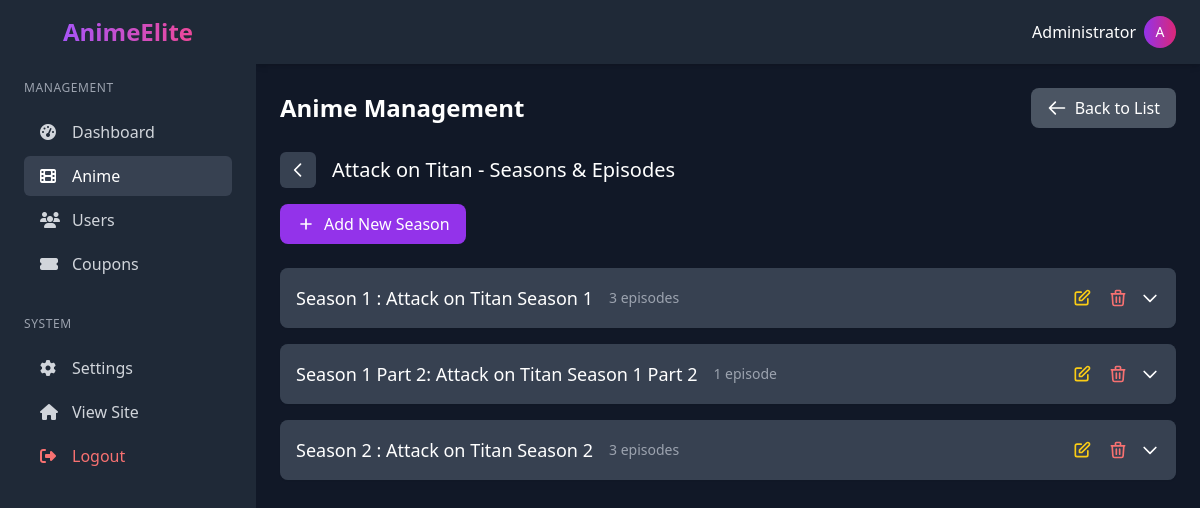
The page /admin/anime_management.php?action=seasons&id=1 (signed in) on the database its author committed.
### tables this page shows
CREATE TABLE IF NOT EXISTS users (
    id INT AUTO_INCREMENT PRIMARY KEY,
    username VARCHAR(50) NOT NULL UNIQUE,
    email VARCHAR(100) NOT NULL UNIQUE,
    password VARCHAR(255) NOT NULL,
    display_name VARCHAR(100),
    avatar VARCHAR(255),
    role ENUM('user', 'admin') DEFAULT 'user',
    created_at TIMESTAMP DEFAULT CURRENT_TIMESTAMP,
    updated_at TIMESTAMP DEFAULT CURRENT_TIMESTAMP ON UPDATE CURRENT_TIMESTAMP
);

CREATE TABLE IF NOT EXISTS anime (
    id INT AUTO_INCREMENT PRIMARY KEY,
    title VARCHAR(255) NOT NULL,
    description TEXT,
    cover_image VARCHAR(255),
    release_year VARCHAR(4),
    genres VARCHAR(255),
    status ENUM('ongoing', 'completed', 'upcoming') DEFAULT 'ongoing',
    created_at TIMESTAMP DEFAULT CURRENT_TIMESTAMP,
    updated_at TIMESTAMP DEFAULT CURRENT_TIMESTAMP ON UPDATE CURRENT_TIMESTAMP
);

CREATE TABLE IF NOT EXISTS seasons (
    id INT AUTO_INCREMENT PRIMARY KEY,
    anime_id INT NOT NULL,
    season_number INT NOT NULL,
    part_number INT DEFAULT 1,
    title VARCHAR(255),
    description TEXT,
    cover_image VARCHAR(255),
    release_year VARCHAR(4),
    created_at TIMESTAMP DEFAULT CURRENT_TIMESTAMP,
    updated_at TIMESTAMP DEFAULT CURRENT_TIMESTAMP ON UPDATE CURRENT_TIMESTAMP,
    FOREIGN KEY (anime_id) REFERENCES anime(id) ON DELETE CASCADE,
    UNIQUE KEY unique_season_part (anime_id, season_number, part_number)
);

### admin/anime_management.php (the view, shortened to what this page needs)
<?php
require_once 'includes/header.php';
$action = isset($_GET['action']) ? $_GET['action'] : 'list';
$anime_id = isset($_GET['id']) ? intval($_GET['id']) : 0;
?>
<div class="flex justify-between items-center mb-6">
    <h1 class="text-2xl font-semibold">Anime Management</h1>
    <?php if ($action === 'list'): ?>
    <a href="anime_management.php?action=add" class="bg-purple-600 hover:bg-purple-700 text-white font-medium py-2 px-4 rounded-lg transition-colors flex items-center">
        <svg class="w-5 h-5 mr-2" fill="none" stroke="currentColor" viewBox="0 0 24 24" xmlns="http://www.w3.org/2000/svg">
            <path stroke-linecap="round" stroke-linejoin="round" stroke-width="2" d="M12 6v6m0 0v6m0-6h6m-6 0H6"></path>
        </svg>
        Add New Anime
    </a>
    <?php else: ?>
    <a href="anime_management.php" class="bg-gray-600 hover:bg-gray-700 text-white font-medium py-2 px-4 rounded-lg transition-colors flex items-center">
        <svg class="w-5 h-5 mr-2" fill="none" stroke="currentColor" viewBox="0 0 24 24" xmlns="http://www.w3.org/2000/svg">
            <path stroke-linecap="round" stroke-linejoin="round" stroke-width="2" d="M10 19l-7-7m0 0l7-7m-7 7h18"></path>
        </svg>
        Back to List
    </a>
    <?php endif; ?>
</div>
<?php if ($action === 'seasons' && $anime_id > 0): ?>
<?php
try {
    $stmt = $pdo->prepare("SELECT * FROM anime WHERE id = ?");
    $stmt->execute([$anime_id]);
    if ($stmt->rowCount() === 0) {
        $error = "Anime not found.";
    } else {
        $anime = $stmt->fetch(PDO::FETCH_ASSOC);
        $stmt = $pdo->prepare("SELECT * FROM seasons WHERE anime_id = ? ORDER BY season_number ASC");
        $stmt->execute([$anime_id]);
        $seasons = $stmt->fetchAll(PDO::FETCH_ASSOC);
        foreach ($seasons as $key => $season) {
            $stmt = $pdo->prepare("SELECT COUNT(*) FROM episodes WHERE season_id = ?");
            $stmt->execute([$season['id']]);
            $seasons[$key]['episode_count'] = $stmt->fetchColumn();
        }
    }
} catch (PDOException $e) {
    $error = "Database error: " . $e->getMessage();
}
?>
<div class="mb-6">
    <div class="flex items-center mb-4">
        <a href="anime_management.php?action=edit&id=<?= $anime_id ?>" class="bg-gray-700 p-2 rounded-md hover:bg-gray-600 transition-colors mr-4">
            <svg class="w-5 h-5" fill="none" stroke="currentColor" viewBox="0 0 24 24" xmlns="http://www.w3.org/2000/svg">
                <path stroke-linecap="round" stroke-linejoin="round" stroke-width="2" d="M15 19l-7-7 7-7"></path>
            </svg>
        </a>
        <h2 class="text-xl font-medium"><?= htmlspecialchars($anime['title']) ?> - Seasons & Episodes</h2>
    </div>
    <div class="flex mb-4 space-x-4">
        <a href="#add-season-modal" onclick="openAddSeasonModal()" class="bg-purple-600 hover:bg-purple-700 text-white font-medium py-2 px-4 rounded-lg transition-colors flex items-center">
            <svg class="w-5 h-5 mr-2" fill="none" stroke="currentColor" viewBox="0 0 24 24" xmlns="http://www.w3.org/2000/svg">
                <path stroke-linecap="round" stroke-linejoin="round" stroke-width="2" d="M12 6v6m0 0v6m0-6h6m-6 0H6"></path>
            </svg>
            Add New Season
        </a>
    </div>
</div>
<?php if (empty($seasons)): ?>
<div class="bg-gray-800 p-12 rounded-lg text-center">
    <svg class="w-16 h-16 text-gray-600 mx-auto mb-4" fill="none" stroke="currentColor" viewBox="0 0 24 24" xmlns="http://www.w3.org/2000/svg">
        <path stroke-linecap="round" stroke-linejoin="round" stroke-width="2" d="M7 4v16M17 4v16M3 8h18M3 16h18"></path>
    </svg>
    <h3 class="text-xl font-medium text-gray-300 mb-2">No Seasons Yet</h3>
    <p class="text-gray-400 mb-6">Start by adding your first season to this anime.</p>
    <button onclick="openAddSeasonModal()" class="bg-purple-600 hover:bg-purple-700 text-white font-medium py-2 px-6 rounded-lg transition-colors">
        Add First Season
    </button>
</div>
<?php else: ?>
<div class="space-y-4">
    <?php foreach ($seasons as $season): ?>
    <div class="bg-gray-800 rounded-lg overflow-hidden shadow-sm" x-data="{ open: false }">
        <div @click="open = !open" class="flex justify-between items-center p-4 cursor-pointer bg-gray-700 hover:bg-gray-600 transition-colors">
            <div class="flex items-center">
                <span class="text-lg font-medium">
                    Season <?= htmlspecialchars($season['season_number']) ?>
                    <?= $season['part_number'] > 1 ? ' Part ' . htmlspecialchars($season['part_number']) : '' ?>:
                    <?= htmlspecialchars($season['title'] ?? 'Untitled') ?>
                </span>
                <span class="ml-4 text-sm text-gray-400"><?= $season['episode_count'] ?> episode<?= $season['episode_count'] !== 1 ? 's' : '' ?></span>
            </div>
            <div class="flex items-center">
                <button @click.stop="openEditSeasonModal(<?= $season['id'] ?>)" class="p-1 text-yellow-400 hover:text-yellow-300 mr-2">
                    <svg class="w-5 h-5" fill="none" stroke="currentColor" viewBox="0 0 24 24" xmlns="http://www.w3.org/2000/svg">
                        <path stroke-linecap="round" stroke-linejoin="round" stroke-width="2" d="M11 5H6a2 2 0 00-2 2v11a2 2 0 002 2h11a2 2 0 002-2v-5m-1.414-9.414a2 2 0 112.828 2.828L11.828 15H9v-2.828l8.586-8.586z"></path>
                    </svg>
                </button>
                <button @click.stop="if(confirm('Are you sure you want to delete this season? This will also delete all episodes in this season.')) window.location.href='anime_management.php?action=delete_season&id=<?= $season['id'] ?>&anime_id=<?= $anime_id ?>'" class="p-1 text-red-400 hover:text-red-300 mr-2">
                </button>
                <svg class="w-5 h-5 transform transition-transform" :class="open ? 'rotate-180' : ''" fill="none" stroke="currentColor" viewBox="0 0 24 24" xmlns="http://www.w3.org/2000/svg">
                    <path stroke-linecap="round" stroke-linejoin="round" stroke-width="2" d="M19 9l-7 7-7-7"></path>
                </svg>
            </div>
        </div>
    </div>
    <?php endforeach; ?>
</div>
<?php endif; ?>
<?php endif; ?>
<?php require_once 'includes/footer.php'; ?>

### admin/includes/header.php (shortened to what this page needs)
<?php
require_once '../config.php';
$admin_data = null;
try {
    $pdo = new PDO("mysql:host=$host;dbname=$dbname", $username, $password);
    $pdo->setAttribute(PDO::ATTR_ERRMODE, PDO::ERRMODE_EXCEPTION);
    $stmt = $pdo->prepare("SELECT id, username, email, display_name, avatar FROM users WHERE id = ? AND role = 'admin'");
    $stmt->execute([$_SESSION['user_id']]);
    $admin_data = $stmt->fetch(PDO::FETCH_ASSOC);
} catch (PDOException $e) {
    $error = "Database error: " . $e->getMessage();
}
$current_page = basename($_SERVER['PHP_SELF']);
?>
<!DOCTYPE html>
<html lang="en">
<head>
    <script src="https://cdn.tailwindcss.com"></script>
    <link rel="stylesheet" href="https://cdnjs.cloudflare.com/ajax/libs/font-awesome/6.4.0/css/all.min.css">
</head>
<body class="bg-gray-900 text-white min-h-screen flex">
    <div class="bg-gray-800 w-64 px-6 py-4 fixed h-full overflow-auto hidden md:block">
        <div class="flex items-center justify-center mb-8">
            <a href="index.php" class="text-2xl font-bold bg-gradient-to-r from-purple-500 to-pink-500 bg-clip-text text-transparent">AnimeElite</a>
        </div>
        <h2 class="text-xs uppercase text-gray-400 font-medium mb-4 tracking-wider">Management</h2>
        <nav class="mb-8">
            <a href="index.php" class="flex items-center py-2 px-4 text-gray-300 hover:text-white rounded-md mb-1 <?= $current_page === 'index.php' ? 'bg-gray-700 text-white' : '' ?>">
                <i class="fas fa-tachometer-alt w-5 mr-3"></i>
                <span>Dashboard</span>
            </a>
            <a href="anime_management.php" class="flex items-center py-2 px-4 text-gray-300 hover:text-white rounded-md mb-1 <?= $current_page === 'anime_management.php' ? 'bg-gray-700 text-white' : '' ?>">
                <i class="fas fa-film w-5 mr-3"></i>
                <span>Anime</span>
            </a>
            <a href="user_management.php" class="flex items-center py-2 px-4 text-gray-300 hover:text-white rounded-md mb-1 <?= $current_page === 'user_management.php' ? 'bg-gray-700 text-white' : '' ?>">
                <i class="fas fa-users w-5 mr-3"></i>
                <span>Users</span>
            </a>
            <a href="coupon_management.php" class="flex items-center py-2 px-4 text-gray-300 hover:text-white rounded-md mb-1 <?= $current_page === 'coupon_management.php' ? 'bg-gray-700 text-white' : '' ?>">
                <i class="fas fa-ticket-alt w-5 mr-3"></i>
                <span>Coupons</span>
            </a>
        </nav>
        <h2 class="text-xs uppercase text-gray-400 font-medium mb-4 tracking-wider">System</h2>
        <nav>
            <a href="settings.php" class="flex items-center py-2 px-4 text-gray-300 hover:text-white rounded-md mb-1 <?= $current_page === 'settings.php' ? 'bg-gray-700 text-white' : '' ?>">
                <i class="fas fa-cog w-5 mr-3"></i>
                <span>Settings</span>
            </a>
            <a href="../index.php" class="flex items-center py-2 px-4 text-gray-300 hover:text-white rounded-md mb-1">
                <i class="fas fa-home w-5 mr-3"></i>
                <span>View Site</span>
            </a>
            <a href="../logout.php" class="flex items-center py-2 px-4 text-red-400 hover:text-red-300 rounded-md">
                <i class="fas fa-sign-out-alt w-5 mr-3"></i>
                <span>Logout</span>
            </a>
        </nav>
    </div>
    <div class="flex-1 md:ml-64 flex flex-col">
        <header class="bg-gray-800 shadow-md py-4 px-6 flex justify-between items-center">
            <div class="flex items-center ml-auto">
                <span class="mr-2"><?= htmlspecialchars($admin_data['display_name'] ?? $admin_data['username'] ?? 'Admin') ?></span>
                <?php if (isset($admin_data['avatar']) && $admin_data['avatar']): ?>
                    <img src="<?= htmlspecialchars($admin_data['avatar']) ?>" alt="Avatar" class="w-8 h-8 rounded-full">
                <?php else: ?>
                    <div class="w-8 h-8 rounded-full bg-gradient-to-r from-purple-600 to-pink-600 flex items-center justify-center">
                        <span class="text-white text-sm font-medium">
                            <?= isset($admin_data['display_name']) ? substr($admin_data['display_name'], 0, 1) :
                                (isset($admin_data['username']) ? substr($admin_data['username'], 0, 1) : 'A') ?>
                        </span>
                    </div>
                <?php endif; ?>
            </div>
        </header>
        <div class="p-6 flex-grow">

### admin/includes/header.php (style rules this page uses)
body { background-color: #0f172a; color: #fff; }

### rows shown on the page
users: display_name "Administrator", display_name "A"
anime: title "Attack on Titan"
seasons: season_number "1", title "Attack on Titan Season 1", episode_count "3"
seasons: season_number "1", part_number "2", title "Attack on Titan Season 1 Part 2", episode_count "1"
seasons: season_number "2", title "Attack on Titan Season 2", id "3"
